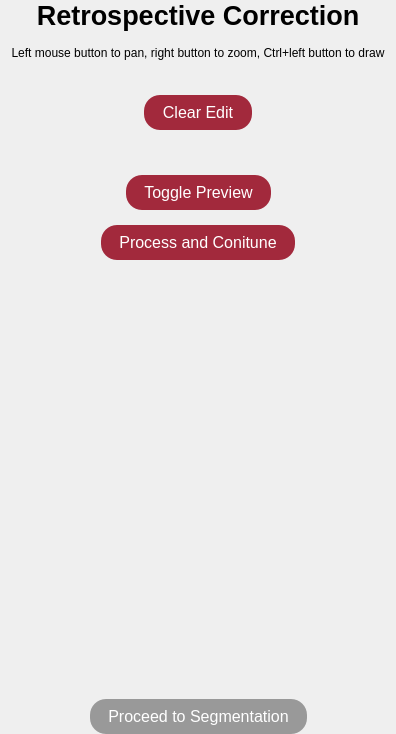
          <widget class="QWidget" name="pageCorrection">
           <layout class="QVBoxLayout" name="verticalLayout_2">
            <property name="spacing">
             <number>15</number>
            </property>
            <property name="leftMargin">
             <number>0</number>
            </property>
            <property name="topMargin">
             <number>0</number>
            </property>
            <property name="rightMargin">
             <number>0</number>
            </property>
            <property name="bottomMargin">
             <number>0</number>
            </property>
            <item>
             <widget class="QLabel" name="labelTitle">
              <property name="styleSheet">
               <string notr="true">font-weight: bold; font-size: 20pt; 
</string>
              </property>
              <property name="text">
               <string>Retrospective Correction</string>
              </property>
              <property name="alignment">
               <set>Qt::AlignCenter</set>
              </property>
             </widget>
            </item>
            <item>
             <widget class="QLabel" name="label_2">
              <property name="text">
               <string>Left mouse button to pan, right button to zoom, Ctrl+left button to draw</string>
              </property>
              <property name="alignment">
               <set>Qt::AlignCenter</set>
              </property>
              <property name="wordWrap">
               <bool>true</bool>
              </property>
             </widget>
            </item>
            <item>
             <layout class="QGridLayout" name="gridLayout">
              <property name="verticalSpacing">
               <number>6</number>
              </property>
              <item row="0" column="1">
               <spacer name="horizontalSpacer_2">
                <property name="orientation">
                 <enum>Qt::Horizontal</enum>
                </property>
                <property name="sizeHint" stdset="0">
                 <size>
                  <width>40</width>
                  <height>20</height>
                 </size>
                </property>
               </spacer>
              </item>
              <item row="0" column="0">
               <spacer name="horizontalSpacer_5">
                <property name="orientation">
                 <enum>Qt::Horizontal</enum>
                </property>
                <property name="sizeHint" stdset="0">
                 <size>
                  <width>40</width>
                  <height>20</height>
                 </size>
                </property>
               </spacer>
              </item>
             </layout>
            </item>
            <item>
             <layout class="QHBoxLayout" name="horizontalLayout_4">
              <item>
               <spacer name="horizontalSpacer_14">
                <property name="orientation">
                 <enum>Qt::Horizontal</enum>
                </property>
                <property name="sizeHint" stdset="0">
                 <size>
                  <width>40</width>
                  <height>20</height>
                 </size>
                </property>
               </spacer>
              </item>
              <item>
               <widget class="QPushButton" name="pushButtonClear">
                <property name="minimumSize">
                 <size>
                  <width>80</width>
                  <height>0</height>
                 </size>
                </property>
                <property name="cursor">
                 <cursorShape>PointingHandCursor</cursorShape>
                </property>
                <property name="styleSheet">
                 <string notr="true">background: #a2293c; padding: 8 18 8 18;font-size: 16px; border: none; border-radius: 16; color:white</string>
                </property>
                <property name="text">
                 <string>Clear Edit</string>
                </property>
               </widget>
              </item>
              <item>
               <spacer name="horizontalSpacer_15">
                <property name="orientation">
                 <enum>Qt::Horizontal</enum>
                </property>
                <property name="sizeHint" stdset="0">
                 <size>
                  <width>40</width>
                  <height>20</height>
                 </size>
                </property>
               </spacer>
              </item>
             </layout>
            </item>
            <item>
             <spacer name="verticalSpacer_3">
              <property name="orientation">
               <enum>Qt::Vertical</enum>
              </property>
              <property name="sizeType">
               <enum>QSizePolicy::Fixed</enum>
              </property>
              <property name="sizeHint" stdset="0">
               <size>
                <width>20</width>
                <height>30</height>
               </size>
              </property>
             </spacer>
            </item>
            <item>
             <layout class="QGridLayout" name="gridLayout_4">
              <item row="0" column="0">
               <spacer name="horizontalSpacer_7">
                <property name="orientation">
                 <enum>Qt::Horizontal</enum>
                </property>
                <property name="sizeHint" stdset="0">
                 <size>
                  <width>40</width>
                  <height>20</height>
                 </size>
                </property>
               </spacer>
              </item>
              <item row="0" column="2">
               <spacer name="horizontalSpacer_8">
                <property name="orientation">
                 <enum>Qt::Horizontal</enum>
                </property>
                <property name="sizeHint" stdset="0">
                 <size>
                  <width>40</width>
                  <height>20</height>
                 </size>
                </property>
               </spacer>
              </item>
              <item row="0" column="1">
               <widget class="QPushButton" name="pushButtonTogglePreview">
                <property name="minimumSize">
                 <size>
                  <width>80</width>
                  <height>0</height>
                 </size>
                </property>
                <property name="cursor">
                 <cursorShape>PointingHandCursor</cursorShape>
                </property>
                <property name="styleSheet">
                 <string notr="true">background: #a2293c; padding: 8 18 8 18;font-size: 16px; border: none; border-radius: 16; color:white</string>
                </property>
                <property name="text">
                 <string>Toggle Preview</string>
                </property>
                <property name="checkable">
                 <bool>true</bool>
                </property>
               </widget>
              </item>
             </layout>
            </item>
            <item>
             <layout class="QGridLayout" name="gridLayout_2">
              <item row="0" column="0">
               <spacer name="horizontalSpacer_3">
                <property name="orientation">
                 <enum>Qt::Horizontal</enum>
                </property>
                <property name="sizeHint" stdset="0">
                 <size>
                  <width>40</width>
                  <height>20</height>
                 </size>
                </property>
               </spacer>
              </item>
              <item row="0" column="2">
               <spacer name="horizontalSpacer_4">
                <property name="orientation">
                 <enum>Qt::Horizontal</enum>
                </property>
                <property name="sizeHint" stdset="0">
                 <size>
                  <width>40</width>
                  <height>20</height>
                 </size>
                </property>
               </spacer>
              </item>
              <item row="0" column="1">
               <widget class="QPushButton" name="pushButtonProcess">
                <property name="minimumSize">
                 <size>
                  <width>80</width>
                  <height>0</height>
                 </size>
                </property>
                <property name="cursor">
                 <cursorShape>PointingHandCursor</cursorShape>
                </property>
                <property name="styleSheet">
                 <string notr="true">background: #a2293c; padding: 8 18 8 18;font-size: 16px; border: none; border-radius: 16; color:white</string>
                </property>
                <property name="text">
                 <string>Process and Conitune</string>
                </property>
               </widget>
              </item>
             </layout>
            </item>
            <item>
             <spacer name="verticalSpacer">
              <property name="orientation">
               <enum>Qt::Vertical</enum>
              </property>
              <property name="sizeType">
               <enum>QSizePolicy::Fixed</enum>
              </property>
              <property name="sizeHint" stdset="0">
               <size>
                <width>396</width>
                <height>17</height>
               </size>
              </property>
             </spacer>
            </item>
            <item>
             <spacer name="verticalSpacer_2">
              <property name="orientation">
               <enum>Qt::Vertical</enum>
              </property>
              <property name="sizeHint" stdset="0">
               <size>
                <width>20</width>
                <height>407</height>
               </size>
              </property>
             </spacer>
            </item>
            <item>
             <layout class="QHBoxLayout" name="horizontalLayout_2">
              <item>
               <spacer name="horizontalSpacer_12">
                <property name="orientation">
                 <enum>Qt::Horizontal</enum>
                </property>
                <property name="sizeHint" stdset="0">
                 <size>
                  <width>40</width>
                  <height>20</height>
                 </size>
                </property>
               </spacer>
              </item>
              <item>
               <widget class="QPushButton" name="pushButtonSegmentation">
                <property name="enabled">
                 <bool>false</bool>
                </property>
                <property name="minimumSize">
                 <size>
                  <width>210</width>
                  <height>0</height>
                 </size>
                </property>
                <property name="cursor">
                 <cursorShape>PointingHandCursor</cursorShape>
                </property>
                <property name="styleSheet">
                 <string notr="true">QPushButton {background: #94902c; padding: 8 18 8 18;font-size: 16px; border: none; border-radius: 16; color:white}
QPushButton:disabled {background: #999999;}</string>
                </property>
                <property name="text">
                 <string>Proceed to Segmentation</string>
                </property>
               </widget>
              </item>
              <item>
               <spacer name="horizontalSpacer_13">
                <property name="orientation">
                 <enum>Qt::Horizontal</enum>
                </property>
                <property name="sizeHint" stdset="0">
                 <size>
                  <width>40</width>
                  <height>20</height>
                 </size>
                </property>
               </spacer>
              </item>
             </layout>
            </item>
           </layout>
          </widget>
